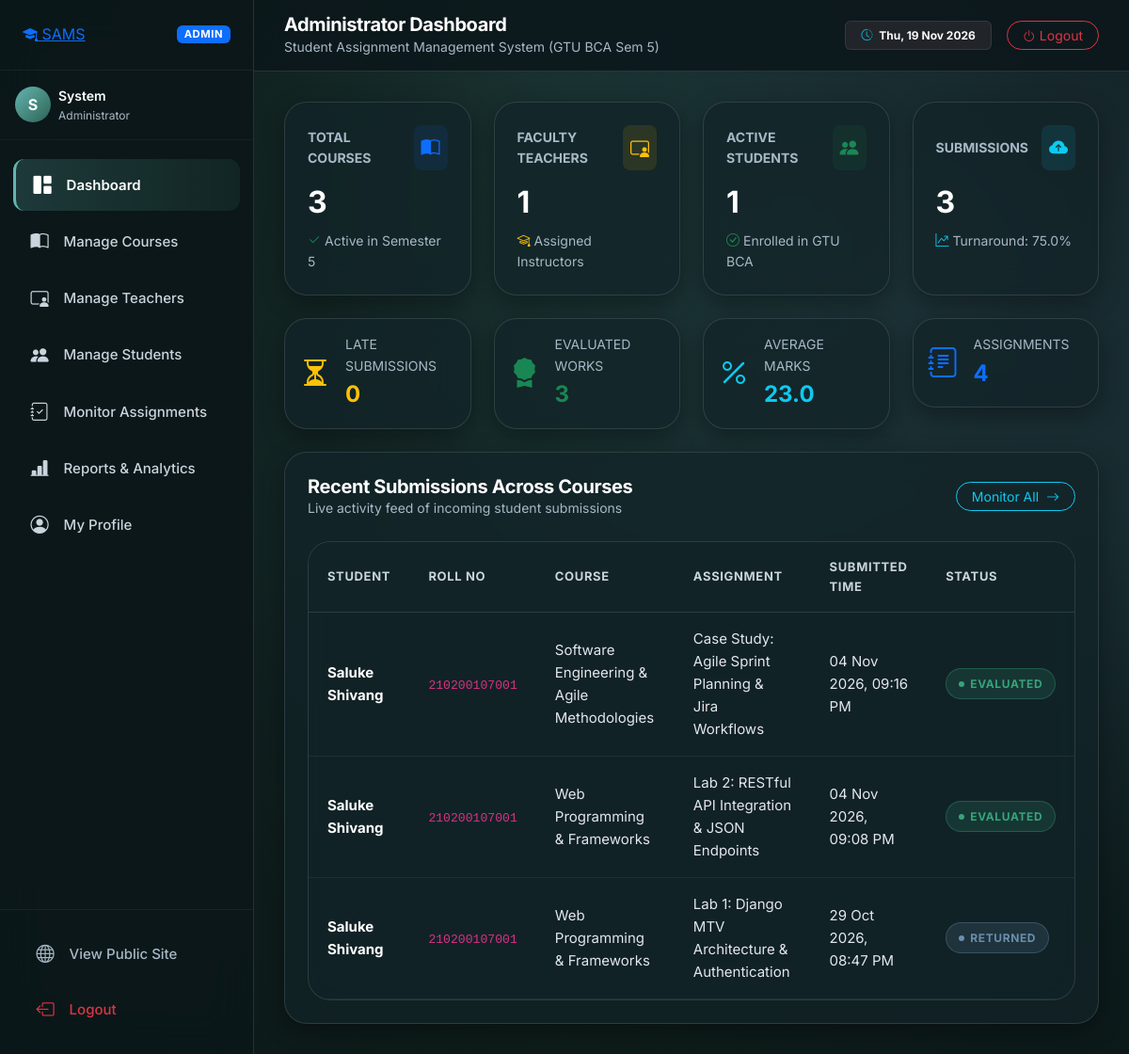
Page /admin-panel/ (signed in) on the committed database.
### sams_app/models.py (models this page shows, shortened)
class Submission(models.Model):
    STATUS_CHOICES = (
        ('Pending', 'Pending'),
        ('Submitted', 'Submitted'),
        ('Late', 'Late'),
        ('Evaluated', 'Evaluated'),
        ('Returned', 'Returned'),
    )
    submission_id = models.AutoField(primary_key=True)
    assignment_id = models.ForeignKey(Assignment, on_delete=models.CASCADE, db_column='assignment_id', related_name='submissions', db_index=True)
    student_id = models.ForeignKey(Student, on_delete=models.CASCADE, db_column='student_id', related_name='submissions', db_index=True)
    file_path = models.CharField(max_length=200)
    submitted_at = models.DateTimeField(default=timezone.now)
    status = models.CharField(max_length=20, default='Submitted')
    class Meta:
        db_table = 'submission'
        unique_together = (('assignment_id', 'student_id'),)
        verbose_name = 'Submission'
        verbose_name_plural = 'Submissions'
        ordering = ['-submitted_at']
    @property
    def status_badge_class(self):
        mapping = {
            'Pending': 'badge-pending',
            'Submitted': 'badge-submitted',
            'Late': 'badge-late',
            'Evaluated': 'badge-evaluated',
            'Returned': 'badge-returned',
        }
        return mapping.get(self.status, 'badge-submitted')

class Student(models.Model):
    student_id = models.AutoField(primary_key=True)
    student_name = models.CharField(max_length=50)
    student_email = models.CharField(max_length=50, unique=True)
    roll_no = models.CharField(max_length=15, unique=True)
    semester = models.IntegerField()
    student_password = models.CharField(max_length=100)
    user = models.OneToOneField(User, on_delete=models.CASCADE, related_name='student_profile', null=True, blank=True)
    class Meta:
        db_table = 'student'
        verbose_name = 'Student'
        verbose_name_plural = 'Students'

class Assignment(models.Model):
    assignment_id = models.AutoField(primary_key=True)
    title = models.CharField(max_length=100)
    description = models.TextField()
    course_id = models.ForeignKey(Course, on_delete=models.CASCADE, db_column='course_id', related_name='assignments', db_index=True)
    due_date = models.DateTimeField(db_index=True)
    max_marks = models.IntegerField()
    file_path = models.CharField(max_length=200, null=True, blank=True)
    class Meta:
        db_table = 'assignment'
        verbose_name = 'Assignment'
        verbose_name_plural = 'Assignments'
        ordering = ['-due_date']

class Course(models.Model):
    course_id = models.AutoField(primary_key=True)
    course_name = models.CharField(max_length=50)
    teacher_id = models.ForeignKey(Teacher, on_delete=models.CASCADE, db_column='teacher_id', related_name='courses', db_index=True)
    semester = models.IntegerField()
    class Meta:
        db_table = 'course'
        verbose_name = 'Course'
        verbose_name_plural = 'Courses'

### sams_app/views.py (the view)
# urls.py: path('admin-panel/', views.admin_dashboard, name='admin_dashboard'),
@admin_required
def admin_dashboard(request):
    courses_count = Course.objects.count()
    teachers_count = Teacher.objects.count()
    students_count = Student.objects.count()
    assignments_count = Assignment.objects.count()
    submissions_count = Submission.objects.count()
    evaluations_count = Evaluation.objects.count()
    late_count = Submission.objects.filter(status='Late').count()
    evaluated_count = Submission.objects.filter(status__in=['Evaluated', 'Returned']).count()
    submission_rate = round((submissions_count / (assignments_count * students_count) * 100), 1) if (assignments_count * students_count) > 0 else 0
    avg_marks = Evaluation.objects.aggregate(avg=Avg('marks'))['avg'] or 0
    recent_submissions = Submission.objects.select_related('student_id', 'assignment_id', 'assignment_id__course_id').order_by('-submitted_at')[:8]
    context = {
        'courses_count': courses_count,
        'teachers_count': teachers_count,
        'students_count': students_count,
        'assignments_count': assignments_count,
        'submissions_count': submissions_count,
        'evaluations_count': evaluations_count,
        'late_count': late_count,
        'evaluated_count': evaluated_count,
        'submission_rate': submission_rate,
        'avg_marks': round(avg_marks, 1),
        'recent_submissions': recent_submissions,
    }
    return render(request, 'admin_panel/dashboard.html', context)

### templates/admin_panel/dashboard.html (shortened to what this page needs)
{% extends 'app_base.html' %}
{% load static %}
{% block page_title %}Administrator Dashboard{% endblock %}
{% block content %}
<div class="row g-4 mb-4">
  <div class="col-sm-6 col-xl-3">
    <div class="glass-card p-4 h-100">
      <div class="d-flex align-items-center justify-content-between mb-2">
        <span class="text-muted-cosmic small fw-bold text-uppercase">Total Courses</span>
        <div class="rounded-3 p-2 bg-primary bg-opacity-10 text-primary fs-5"><i class="bi bi-book-half"></i></div>
      </div>
      <div class="fs-2 fw-bold text-white">{{ courses_count }}</div>
      <div class="small text-muted-cosmic mt-1"><i class="bi bi-check2 text-success me-1"></i>Active in Semester 5</div>
    </div>
  </div>
  <div class="col-sm-6 col-xl-3">
    <div class="glass-card p-4 h-100">
      <div class="d-flex align-items-center justify-content-between mb-2">
        <span class="text-muted-cosmic small fw-bold text-uppercase">Faculty Teachers</span>
        <div class="rounded-3 p-2 bg-warning bg-opacity-10 text-warning fs-5"><i class="bi bi-person-video3"></i></div>
      </div>
      <div class="fs-2 fw-bold text-white">{{ teachers_count }}</div>
      <div class="small text-muted-cosmic mt-1"><i class="bi bi-mortarboard text-warning me-1"></i>Assigned Instructors</div>
    </div>
  </div>
  <div class="col-sm-6 col-xl-3">
    <div class="glass-card p-4 h-100">
      <div class="d-flex align-items-center justify-content-between mb-2">
        <span class="text-muted-cosmic small fw-bold text-uppercase">Active Students</span>
        <div class="rounded-3 p-2 bg-success bg-opacity-10 text-success fs-5"><i class="bi bi-people-fill"></i></div>
      </div>
      <div class="fs-2 fw-bold text-white">{{ students_count }}</div>
      <div class="small text-muted-cosmic mt-1"><i class="bi bi-check-circle text-success me-1"></i>Enrolled in GTU BCA</div>
    </div>
  </div>
  <div class="col-sm-6 col-xl-3">
    <div class="glass-card p-4 h-100">
      <div class="d-flex align-items-center justify-content-between mb-2">
        <span class="text-muted-cosmic small fw-bold text-uppercase">Submissions</span>
        <div class="rounded-3 p-2 bg-info bg-opacity-10 text-info fs-5"><i class="bi bi-cloud-arrow-up-fill"></i></div>
      </div>
      <div class="fs-2 fw-bold text-white">{{ submissions_count }}</div>
      <div class="small text-muted-cosmic mt-1"><i class="bi bi-graph-up-arrow text-info me-1"></i>Turnaround: {{ submission_rate }}%</div>
    </div>
  </div>
</div>
<div class="row g-4 mb-4">
  <div class="col-md-6 col-lg-3">
    <div class="glass-card p-3 d-flex align-items-center gap-3">
      <div class="fs-2 text-warning"><i class="bi bi-hourglass-split"></i></div>
      <div>
        <div class="small text-muted-cosmic text-uppercase">Late Submissions</div>
        <div class="fs-4 fw-bold text-warning">{{ late_count }}</div>
      </div>
    </div>
  </div>
  <div class="col-md-6 col-lg-3">
    <div class="glass-card p-3 d-flex align-items-center gap-3">
      <div class="fs-2 text-success"><i class="bi bi-award-fill"></i></div>
      <div>
        <div class="small text-muted-cosmic text-uppercase">Evaluated Works</div>
        <div class="fs-4 fw-bold text-success">{{ evaluated_count }}</div>
      </div>
    </div>
  </div>
  <div class="col-md-6 col-lg-3">
    <div class="glass-card p-3 d-flex align-items-center gap-3">
      <div class="fs-2 text-info"><i class="bi bi-percent"></i></div>
      <div>
        <div class="small text-muted-cosmic text-uppercase">Average Marks</div>
        <div class="fs-4 fw-bold text-info">{{ avg_marks }}</div>
      </div>
    </div>
  </div>
  <div class="col-md-6 col-lg-3">
    <div class="glass-card p-3 d-flex align-items-center gap-3">
      <div class="fs-2 text-primary"><i class="bi bi-journal-text"></i></div>
      <div>
        <div class="small text-muted-cosmic text-uppercase">Assignments</div>
        <div class="fs-4 fw-bold text-primary">{{ assignments_count }}</div>
      </div>
    </div>
  </div>
</div>
<div class="glass-card p-4">
  <div class="d-flex align-items-center justify-content-between mb-4 flex-wrap gap-2">
    <div>
      <h3 class="h5 fw-bold text-white mb-0">Recent Submissions Across Courses</h3>
      <div class="small text-muted-cosmic">Live activity feed of incoming student submissions</div>
    </div>
    <a href="{% url 'admin_assignments' %}" class="btn btn-sm btn-outline-info rounded-pill px-3">
      Monitor All <i class="bi bi-arrow-right ms-1"></i>
    </a>
  </div>
  <div class="table-responsive-cosmic">
    <table class="table-cosmic">
      <thead>
        <tr>
          <th>Student</th>
          <th>Roll No</th>
          <th>Course</th>
          <th>Assignment</th>
          <th>Submitted Time</th>
          <th>Status</th>
        </tr>
      </thead>
      <tbody>
        {% for sub in recent_submissions %}
        <tr>
          <td><strong class="text-white">{{ sub.student_id.student_name }}</strong></td>
          <td><code>{{ sub.student_id.roll_no }}</code></td>
          <td>{{ sub.assignment_id.course_id.course_name }}</td>
          <td>{{ sub.assignment_id.title }}</td>
          <td>{{ sub.submitted_at|date:"d M Y, h:i A" }}</td>
          <td>
            <span class="badge-status {{ sub.status_badge_class }}">
              <span class="status-dot"></span> {{ sub.status }}
            </span>
          </td>
        </tr>
        {% endfor %}
      </tbody>
    </table>
  </div>
</div>
{% endblock %}

### templates/app_base.html (shortened to what this page needs)
{% load static %}
<!DOCTYPE html>
<html lang="en">
<head>
  <link href="https://cdn.jsdelivr.net/npm/bootstrap@5.3.3/dist/css/bootstrap.min.css" rel="stylesheet">
  <link rel="stylesheet" href="https://cdn.jsdelivr.net/npm/bootstrap-icons@1.11.3/font/bootstrap-icons.min.css">
  <link rel="stylesheet" href="{% static 'css/design-tokens.css' %}">
  <link rel="stylesheet" href="{% static 'css/theme.css' %}">
</head>
<body>
  <div class="app-layout">
    <aside class="app-sidebar">
      <div class="sidebar-header d-flex align-items-center justify-content-between">
        <a href="{% url 'home' %}" class="brand-pill">
          <span class="brand-icon"><i class="bi bi-mortarboard-fill"></i></span>
          <span>SAMS</span>
        </a>
        <span class="badge {% if user_role == 'admin' %}bg-primary{% elif user_role == 'teacher' %}bg-warning text-dark{% else %}bg-success{% endif %} text-uppercase px-2 py-1" style="font-size: 0.7rem; letter-spacing: 0.05em;">
          {{ user_role|default:"User" }}
        </span>
      </div>
      <div class="p-3 border-bottom border-secondary border-opacity-10">
        <div class="d-flex align-items-center gap-2">
          <div class="rounded-circle d-flex align-items-center justify-content-center text-white fw-bold" style="width: 38px; height: 38px; background: linear-gradient(135deg, var(--color-cyan-glow), var(--color-cosmic-700)); font-size: 1rem;">
            {{ user.first_name|default:user.username|slice:":1"|upper }}
          </div>
          <div class="overflow-hidden">
            <div class="text-white fw-semibold text-truncate small">{{ user.first_name|default:user.username }}</div>
            <div class="text-muted-cosmic text-truncate" style="font-size: 0.75rem;">
              {% if user_role == 'student' %}
                Roll No: {{ user_profile.roll_no }} (Sem {{ user_profile.semester }})
              {% elif user_role == 'teacher' %}
                {{ user_profile.department }}
              {% elif user_role == 'admin' %}
                Administrator
              {% endif %}
            </div>
          </div>
        </div>
      </div>
      <ul class="sidebar-nav">
        {% if user_role == 'admin' %}
          <li>
            <a href="{% url 'admin_dashboard' %}" class="sidebar-link {% if request.resolver_match.url_name == 'admin_dashboard' %}active{% endif %}">
              <i class="bi bi-grid-1x2-fill"></i>
              <span>Dashboard</span>
            </a>
          </li>
          <li>
            <a href="{% url 'admin_courses' %}" class="sidebar-link {% if 'courses' in request.path %}active{% endif %}">
              <i class="bi bi-book-half"></i>
              <span>Manage Courses</span>
            </a>
          </li>
          <li>
            <a href="{% url 'admin_teachers' %}" class="sidebar-link {% if 'teachers' in request.path %}active{% endif %}">
              <i class="bi bi-person-video3"></i>
              <span>Manage Teachers</span>
            </a>
          </li>
          <li>
            <a href="{% url 'admin_students' %}" class="sidebar-link {% if 'students' in request.path %}active{% endif %}">
              <i class="bi bi-people-fill"></i>
              <span>Manage Students</span>
            </a>
          </li>
          <li>
            <a href="{% url 'admin_assignments' %}" class="sidebar-link {% if request.resolver_match.url_name == 'admin_assignments' %}active{% endif %}">
              <i class="bi bi-journal-check"></i>
              <span>Monitor Assignments</span>
            </a>
          </li>
          <li>
            <a href="{% url 'admin_reports' %}" class="sidebar-link {% if request.resolver_match.url_name == 'admin_reports' %}active{% endif %}">
              <i class="bi bi-bar-chart-line-fill"></i>
              <span>Reports & Analytics</span>
            </a>
          </li>
          <li>
            <a href="{% url 'admin_profile' %}" class="sidebar-link {% if request.resolver_match.url_name == 'admin_profile' %}active{% endif %}">
              <i class="bi bi-person-circle"></i>
              <span>My Profile</span>
            </a>
          </li>
        {% endif %}
      </ul>
      <div class="sidebar-footer">
        <a href="{% url 'home' %}" class="sidebar-link text-muted-cosmic mb-1" target="_blank">
          <i class="bi bi-globe"></i>
          <span>View Public Site</span>
        </a>
        <a href="{% url 'logout' %}" class="sidebar-link text-danger">
          <i class="bi bi-box-arrow-left"></i>
          <span>Logout</span>
        </a>
      </div>
    </aside>
    <div class="app-main">
      <header class="app-topbar">
        <div class="d-flex align-items-center gap-3">
          <div>
            <h4 class="mb-0 fw-bold fs-5 text-white">{% block page_title %}{{ title|default:"Dashboard" }}{% endblock %}</h4>
            <div class="small text-muted-cosmic d-none d-sm-block">Student Assignment Management System (GTU BCA Sem 5)</div>
          </div>
        </div>
        <div class="d-flex align-items-center gap-3">
          <span class="badge bg-dark border border-secondary border-opacity-25 py-2 px-3 text-light d-none d-md-inline-block">
            <i class="bi bi-clock-history me-1 text-info"></i> {% now "D, d M Y" %}
          </span>
          <a href="{% url 'logout' %}" class="btn btn-sm btn-outline-danger rounded-pill px-3">
            <i class="bi bi-power me-1"></i>Logout
          </a>
        </div>
      </header>
      <div class="app-content">
        {% block content %}{% endblock %}
      </div>
    </div>
  </div>
</body>
</html>

### rows in the picture
Submission: student_id.student_name "Saluke Shivang", student_id.roll_no "210200107001", assignment_id.course_id.course_name "Software Engineering & Agile Methodologies", assignment_id "Case Study: Agile Sprint Planning & Jira Workflows", submitted_at "04 Nov 2026, 09:16 PM", status "EVALUATED"
Submission: student_id.student_name "Saluke Shivang", student_id.roll_no "210200107001", assignment_id.course_id.course_name "Web Programming & Frameworks", assignment_id "Lab 2: RESTful API Integration & JSON Endpoints", submitted_at "04 Nov 2026, 09:08 PM", status "EVALUATED"
Submission: student_id.student_name "Saluke Shivang", student_id.roll_no "210200107001", assignment_id.course_id.course_name "Web Programming & Frameworks", assignment_id "Lab 1: Django MTV Architecture & Authentication", submitted_at "29 Oct 2026, 08:47 PM", status "RETURNED"

### other values in the picture
{{ user_role|default:"User" }} "ADMIN"
{{ user.first_name|default:user.username|slice:":1"|upper }} "S"
{{ user.first_name|default:user.username }} "System"
{{ courses_count }} "3"
{{ teachers_count }} "1"
{{ students_count }} "1"
{{ submissions_count }} "3"
{{ submission_rate }} "75.0"
{{ late_count }} "0"
{{ evaluated_count }} "3"
{{ avg_marks }} "23.0"
{{ assignments_count }} "4"
